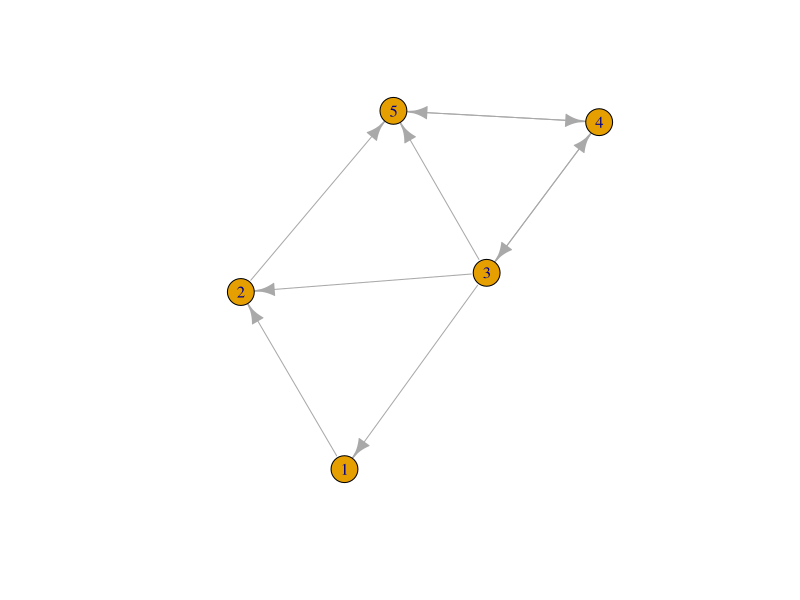

R code for this plot: (Note: this script raises an error after producing the figure.)
# Need to create an adjacency matrix from web data
# just for now, let
A <- matrix(c(0, 1, 0, 0, 0,
              0, 0, 0, 0, 1,
              1, 1, 0, 1, 1,
              0, 0, 1, 0, 1,
              0, 0, 0, 1, 0), nrow = 5, ncol = 5, byrow = TRUE)
library(igraph)
g <- graph.adjacency(A,mode="directed")
plot(g)

# Notice that the rows of the adjacency matrix represent the outgoing
# edges of a vertex and the columns represent the incoming edges

# A:= the adjacency matrix
# d:= the damping factor
# iter:= how many iterations of the algorithm will run
PageRank1 <- function(A, d = 0.85, iter){
   # find number of vertices p
   p <- nrow(A)
   # create list of initial ranks
   # initial ranks are equal to 1/(p)
   prev.ranks <- c(rep(1/p, p))
   # empty list to hold updated rank 
   new.ranks <- c(rep(0,p))
   # Iterate until convergence
   t = 0
   while (t < iter) {
      # iterate over all vertices U in the graph
      for (U in 1:p) {
         # get vertices V which U has incoming edges from
         incoming <- which(A[,U] == 1)
         # iterate over incoming vertices
         for (V in incoming) {
            # get number of outgoing edges from each vertex V
            # in incoming and update ranks
            outgoing <- length(which(A[V,] == 1))
            update <- prev.ranks[V]/outgoing
            # update
            new.ranks[U] = new.ranks[U] + update
         }
         # include damping factor
         new.ranks[U] <- ((1-d)/p) + d*new.ranks[U]
      }
      prev.ranks <- new.ranks
      new.ranks <- c(rep(0,p))
      t = t+1
   }
   return(prev.ranks)
}

r <- PageRank(A, d = 0.85, iter = 5)
sum(r)

# A:= the adjacency matrix
# d:= the damping factor
# iter:= how many iterations of the algorithm will run
PageRank2 <- function(A, d = 0.85, iter){
   # Need to transpose A so that the columns correspond to
   # the outgoing links and the rows correspond to the 
   # incoming links. 
   # Then, the probabilities in M correspond to the 
   # probability of which link you will follow. 
   A <- t(A)
   N <- nrow(A)
   deg <- colSums(A)
   M <- sweep(A, 2, deg, FUN = '/')
   M[is.na(M)] <- 0 # This is when we should correct for sinks
   E <- matrix(1, N, N)
   # create list of initial ranks
   # initial ranks are equal to 1/(p)
   prev.ranks <- c(rep(1/p, p))
   # empty list to hold updated rank 
   new.ranks <- c(rep(0,p))
   # Create transition matrix
   S <- d*M + ((1-d)/N)*E
   # Iterate until convergence
   t = 0
   while (t < iter) {
      new.ranks <- S%*%prev.ranks
      prev.ranks <- new.ranks
      new.ranks <- c(rep(0,p))
      t = t+1
      }
   return(prev.ranks)
}

r2 <- PageRank(A, d = 0.85, iter = 5)
sum(r2)

# A:= the adjacency matrix
# d:= the damping factor
# iter:= how many iterations of the algorithm will run

# A note about A: the columns of A need to correspond to
# the outgoing links and the rows must correspond to the 
# incoming links.
PageRank <- function(A, d = 0.85, iter){
   p <- nrow(A)
   # sink has no outgoing links,
   # replace with 
   sinks <- which(colSums(A)==0)
   fix.sinks <- rep(1, p)
   for (i in sinks) {
      A[,i] <- fix.sinks
   }
   # no self loops
   diag(A) <- 0
   deg <- colSums(A)
   M <- sweep(A, 2, deg, FUN = '/')
   M[is.na(M)] <- 0 
   e <- c(rep(1,p))
   # create list of initial ranks
   # initial ranks are equal to 1/(p)
   prev.ranks <- c(rep(1/p, p))
   # empty list to hold updated rank 
   new.ranks <- c(rep(0,p))
   # b is defined in the document
   b <- ((1-d)/p)*e
   # Iterate until convergence
   j = 0
   while (j < iter) {
      # w_j is defined in the document
      w_j <- M%*%prev.ranks
      new.ranks <- (d*w_j)+b
      prev.ranks <- new.ranks
      new.ranks <- c(rep(0,p))
      j = j+1
   }
   return(prev.ranks)
}

# Ex with no sink
A <- matrix(c(0, 0, 1, 0,
              1, 0, 0, 0,
              0, 1, 0, 1,
              0, 0, 1, 0,
              0, 1, 0, 1), nrow = 4, ncol = 4, byrow = TRUE)
# library(igraph)
# dev.off()
cmap <- c("#db3236", "#4885ed", "#f4c20d", "#3cba54")
rank <- PageRank(t(A), d = 0.85, iter = 10)
vertex_attr(g, "label") = round(rank, 3)
plot(g, vertex.color = cmap, edge.arrow.size = 0.4, edge.color = "black", vertex.size = 30)




f <- graph.adjacency(t(C),mode="directed")
plot(f)

PageRank(A, d = 0.85, iter = 5)
PageRank(A, d = 0, iter = 2)
PageRank(A, d = 1, iter = 5)
PageRank(A, d = 0.5, iter = 5)




